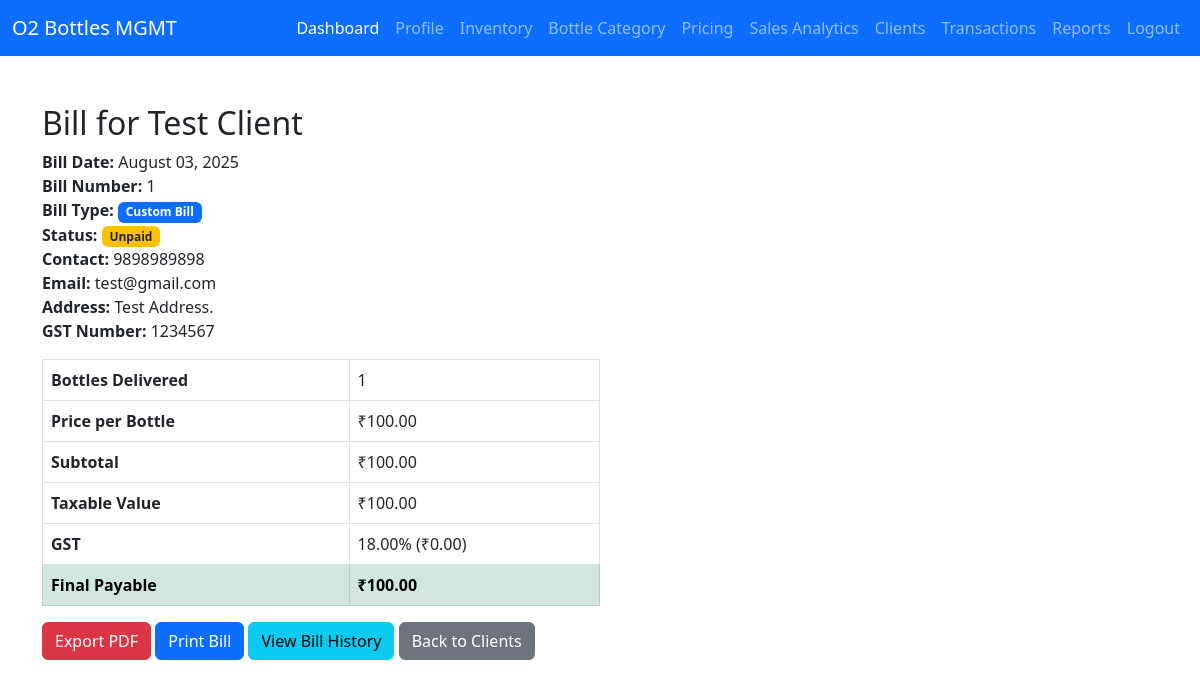
The app's page /clients/1/bill/1/ (signed in) with its own data.
### bottle_MGMT/models.py (models this page shows, shortened)
class Client(models.Model):
    ROLE_CHOICES = [
        ('customer', 'Customer'),
        ('admin', 'Admin'),
    ]
    name = models.CharField(max_length=100)
    contact = models.CharField(max_length=10)
    alt_contact = models.CharField(max_length=10, blank=True, null=True)
    email = models.EmailField()
    address = models.TextField()
    company_name = models.CharField(max_length=150, blank=True, null=True)
    gst_number = models.CharField(max_length=20, blank=True, null=True)
    role = models.CharField(max_length=10, choices=ROLE_CHOICES, default='customer')
    owner_gst = models.CharField(max_length=20, blank=True, null=True)
    bank_account = models.CharField(max_length=50, blank=True, null=True)
    card = models.CharField(max_length=50, blank=True, null=True)
    account_holder = models.CharField(max_length=100, blank=True, null=True)
    account_number = models.CharField(max_length=30, blank=True, null=True)
    ifsc = models.CharField(max_length=15, blank=True, null=True)
    branch = models.CharField(max_length=100, blank=True, null=True)
    account_type = models.CharField(max_length=20, blank=True, null=True)
    mmid = models.CharField(max_length=20, blank=True, null=True)
    vpa = models.CharField("Virtual Payment Address", max_length=100, blank=True, null=True)
    upi_number = models.CharField(max_length=15, blank=True, null=True)
    upi_qr = models.ImageField(upload_to="upi_qr/", blank=True, null=True)

class Bill(models.Model):
    BILL_TYPE_CHOICES = [
        ('auto', 'Automated'),
        ('custom', 'Custom'),
    ]
    client = models.ForeignKey(Client, on_delete=models.CASCADE)
    bill_date = models.DateTimeField(auto_now_add=True)
    delivered_bottles = models.IntegerField()
    returned_bottles = models.IntegerField()
    pending_bottles = models.IntegerField()
    total_amount = models.DecimalField(max_digits=10, decimal_places=2)
    price_per_bottle = models.DecimalField(max_digits=10, decimal_places=2, default=0)
    subtotal_amount = models.DecimalField(max_digits=12, decimal_places=2, default=Decimal('0.00'))
    discount_percentage = models.DecimalField(max_digits=5, decimal_places=2, default=Decimal('0.00'))
    discount_amount = models.DecimalField(max_digits=12, decimal_places=2, default=Decimal('0.00'))
    taxable_amount = models.DecimalField(max_digits=12, decimal_places=2, default=Decimal('0.00'))
    gst_percentage = models.DecimalField(max_digits=5, decimal_places=2, default=Decimal('18.00'))
    gst_amount = models.DecimalField(max_digits=12, decimal_places=2, default=Decimal('0.00'))
    final_amount = models.DecimalField(max_digits=12, decimal_places=2, default=Decimal('0.00'))
    generated_by = models.ForeignKey(User, on_delete=models.SET_NULL, null=True)
    paid = models.BooleanField(default=False)
    paid_date = models.DateTimeField(null=True, blank=True)
    paid_by = models.ForeignKey(User, on_delete=models.SET_NULL, null=True, blank=True, related_name='bills_paid')
    bill_type = models.CharField(max_length=10, choices=BILL_TYPE_CHOICES, default='auto')
    description = models.TextField(blank=True, null=True)  # For custom bill descriptions
    class Meta:
        ordering = ['-bill_date']

### bottle_MGMT/views.py (the view, shortened to what this page needs)
# urls.py: path('clients/<int:client_id>/bill/', views.generate_bill, name='generate_bill'),
@staff_member_required
def generate_bill(request, client_id, bill_id=None):
    client = get_object_or_404(Client, id=client_id)
    if bill_id:
        bill = get_object_or_404(Bill, id=bill_id, client=client)
        context = {
            'client': client,
            'delivered': bill.delivered_bottles,
            'returned': bill.returned_bottles,
            'pending': bill.pending_bottles,
            'price': bill.price_per_bottle,
            'total': bill.total_amount,
            'bill': bill,
            'bill_date': bill.bill_date,
            'is_custom': bill.bill_type == 'custom',
        }
        if request.GET.get('format') == 'pdf':
            return generate_pdf_bill(request, context)
        return render(request, 'generate_bill.html', context)

### templates/generate_bill.html (shortened to what this page needs)
{% extends "base.html" %}
{% load widget_tweaks %}
{% block content %}
    <h2>Bill for {{ client.name }}</h2>
    <div class="mb-3">
        <strong>Bill Date:</strong> {{ bill_date|date:"F d, Y" }}<br>
        <strong>Bill Number:</strong> {{ bill.id }}<br>
        <strong>Bill Type:</strong>
        {% if is_custom %}
            <span class="badge bg-primary">Custom Bill</span>
        {% else %}
            <span class="badge bg-info">Automated Bill</span>
        {% endif %}<br>
        <strong>Status:</strong>
        {% if bill.paid %}
            <span class="badge bg-success">Paid on {{ bill.paid_date|date:"M d, Y" }}</span>
        {% else %}
            <span class="badge bg-warning text-dark">Unpaid</span>
        {% endif %}<br>
        <strong>Contact:</strong> {{ client.contact }}<br>
        <strong>Email:</strong> {{ client.email }}<br>
        <strong>Address:</strong> {{ client.address }}<br>
        <strong>GST Number:</strong> {{ client.gst_number }}<br>
    </div>
    <table class="table table-bordered w-50">
        <tr>
            <th>Bottles Delivered</th>
            <td>{{ delivered }}</td>
        </tr>
        <tr>
            <th>Price per Bottle</th>
            <td>₹{{ price }}</td>
        </tr>
        <tr>
            <th>Subtotal</th>
            <td>₹{{ bill.subtotal_amount|default:total|floatformat:2 }}</td>
        </tr>
        <tr>
            <th>Taxable Value</th>
            <td>₹{{ bill.taxable_amount|default:total|floatformat:2 }}</td>
        </tr>
        <tr>
            <th>GST</th>
            <td>{{ bill.gst_percentage|default:"18" }}% (₹{{ bill.gst_amount|floatformat:2 }})</td>
        </tr>
        <tr class="table-success">
            <th>Final Payable</th>
            <td><strong>₹{{ bill.final_amount|default:total|floatformat:2 }}</strong></td>
        </tr>
    </table>
    <div class="mt-3">
        <a href="{% url 'generate_bill' client.id bill.id %}?format=pdf" class="btn btn-danger">Export PDF</a>
        <button class="btn btn-primary" onclick="window.print()">Print Bill</button>
        <a href="{% url 'bill_history' client.id %}" class="btn btn-info">View Bill History</a>
        <a href="{% url 'client_list' %}" class="btn btn-secondary">Back to Clients</a>
    </div>
{% endblock%}

### records on screen
Client: name "Test Client", contact "9898989898", email "test@gmail.com", address "Test Address.", gst_number "1234567"
Bill: bill_date "August 03, 2025", id "1", price_per_bottle "100.00", subtotal_amount "100.00", taxable_amount "100.00", gst_percentage "18.00", gst_amount "0.00", final_amount "100.00"

### other values on screen
{{ delivered }} "1"
